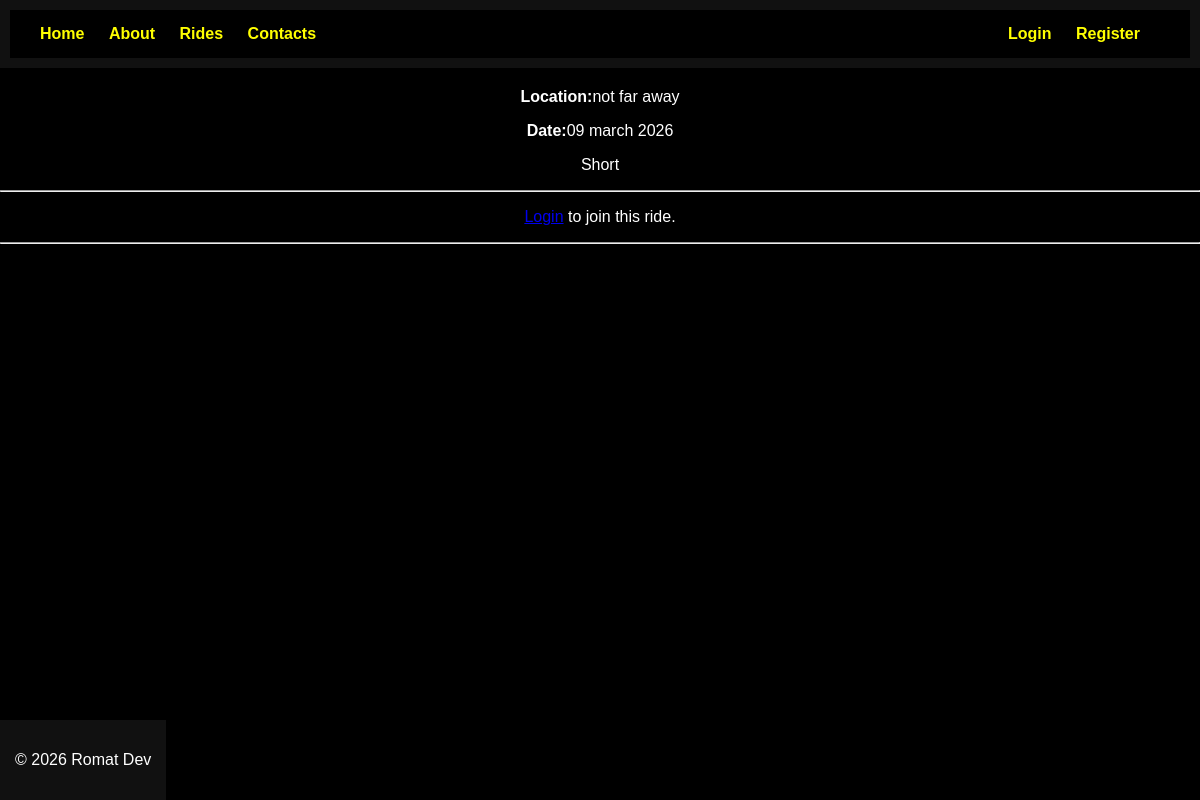
/ride/2, run on the app's committed database.
### app.py (models this page shows)
class Ride(db.Model):
    id = db.Column(db.Integer, primary_key=True)
    title = db.Column(db.String(200))
    location = db.Column(db.String(200))
    ride_date = db.Column(db.String(100))
    description = db.Column(db.Text)
    created_by = db.Column(db.Integer)
    meeting_points = db.relationship(
        'MeetingPoint',
        backref='ride',
        cascade="all, delete-orphan"
    )
    participants = db.relationship(
        'RideParticipant',
        backref='ride',
        cascade='all, delete-orphan'
    )

### app.py (the view, shortened to what this page needs)
@app.route('/ride/<int:ride_id>', methods=['GET', 'POST'])
def ride_detail(ride_id):
    ride = Ride.query.get_or_404(ride_id)
    meeting_points = MeetingPoint.query.filter_by(ride_id=ride.id).all()
    participant = None
    if current_user.is_authenticated:
        participant = RideParticipant.query.filter_by(
            ride_id=ride.id,
            user_id=current_user.id
        ).first()
    participants = RideParticipant.query.filter_by(ride_id=ride.id).all()
    ride_participants = []
    for p in participants:
        user = User.query.get(p.user_id)
        ride_participants.append({
            'username': user.username,
            'meeting_point': p.meeting_point
        })
    return render_template(
        'ride_detail.html',
        ride=ride,
        meeting_points=meeting_points,
        participant=participant,
        ride_participants=ride_participants
    )

### templates/ride_detail.html (shortened to what this page needs)
{% extends 'base.html' %}
{% block content %}
<p><strong>Location:</strong>{{ ride.location }}</p>
<p><strong>Date:</strong>{{ ride.ride_date }}</p>
<p>{{ ride.description }}</p>
<hr>
{% if current_user.is_authenticated %}
    <h3>Join This Ride</h3>
    <form method="POST">
        {% for point in meeting_points %}
        <label class="meeting-option">
                <input type="radio"
                       name="meeting_point"
                       value="{{ point.location_name }}"
                       {% if participant and participant.meeting_point == point.location_name %}
                            checked
                        {% endif %}
                        required>
                {{ point.location_name}}
                <br>
        </label>
        {% endfor %}
        <br>
        <button type="submit">
            {% if participant %}
                Update Meeting Point
            {% else %}
                Join Ride
            {% endif %}
        </button>
    </form>
    <br>
    {% if current_user.is_authenticated and current_user.role == "senior" %}
    <form method="POST"
          action="{{ url_for('delete_ride', ride_id=ride.id) }}"
          onsubmit="return confirm('Are you sure you want to delete this ride?');">
        <button type="submit" style="background-color:red; color:white;">
            Delete Ride
        </button>
    </form>
{% endif %}
{% else %}
    <p><a href="{{ url_for('login')}}">Login</a> to join this ride.</p>
{% endif %}
<hr>
{% endblock %}

### static/css/style.css (style rules this page uses)
body { background-color: black; color: white; font-family: Arial, Helvetica, sans-serif; margin: 0; text-align: center; }

### data on the page
Ride: location "not far away", ride_date "09 march 2026", description "Short"
